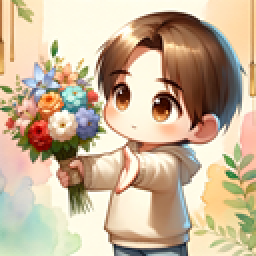
#> input picture ai_server/loading_imgs/img1.png, 128 x 128 px, found by its file name (shown 2 times larger)
$ python imgMergeTest.py
#> lines starting #> are read from the running program, lines starting #| are printed output that depends on the picture
#> further down, img1 is the input picture: PIL image 128x128 RGBA; mean R, G, B, A 200.8, 179.8, 152.7, 255
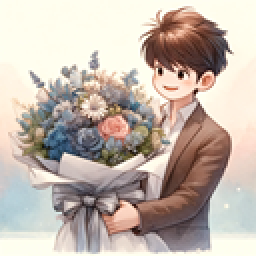
#> input picture ai_server/loading_imgs/img2.png, 128 x 128 px, found by its file name (shown 2 times larger)
#> further down, img2 is the input picture: PIL image 128x128 RGBA; mean R, G, B, A 194.2, 181.3, 171.4, 255
from PIL import Image

def merge_images_with_opacity(imageA, opacityA, imageB, opacityB):
    # 이미지A와 이미지B의 투명도를 0~255 범위로 조정
#> called with opacityA = 40, opacityB = 60
    alphaA = int(opacityA * 255 / 100)
    alphaB = int(opacityB * 255 / 100)

    # 이미지A와 이미지B를 RGBA 모드로 변환 (투명도 채널 추가)
    imageA = imageA.convert("RGBA")
    imageB = imageB.convert("RGBA")

    # 두 이미지의 크기가 다를 경우, 이미지B의 크기를 이미지A에 맞춤
    if imageA.size != imageB.size:
        imageB = imageB.resize(imageA.size)

    # 이미지A와 이미지B에 각각의 투명도 적용
    dataA = []
    for item in imageA.getdata():
        dataA.append(item[:3] + (int(item[3] * alphaA / 255),))
#> this loop made 16384 passes
#> item on passes 1 to 3: (181, 117, 65, 255), (245, 212, 169, 255), (255, 230, 187, 255)
#> after the loop, dataA = 16384 items, first 6: (181, 117, 65, 102), (245, 212, 169, 102), (255, 230, 187, 102), (254, 227, 183, 102), (255, 233, 192, 102), (209, 181, 128, 102)
    imageA.putdata(dataA)
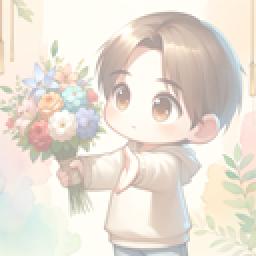
#> imageA: PIL image 128x128 RGBA (shown 2 times larger); mean R, G, B, A 200.8, 179.8, 152.7, 102; transparent parts drawn white

    dataB = []
    for item in imageB.getdata():
        dataB.append(item[:3] + (int(item[3] * alphaB / 255),))
#> this loop made 16384 passes
#> item on passes 1 to 3: (254, 254, 241, 255), (254, 255, 239, 255), (255, 254, 239, 255)
#> after the loop, dataB = 16384 items, first 6: (254, 254, 241, 153), (254, 255, 239, 153), (255, 254, 239, 153), (255, 254, 239, 153), (255, 254, 239, 153), (255, 254, 239, 153)
    imageB.putdata(dataB)
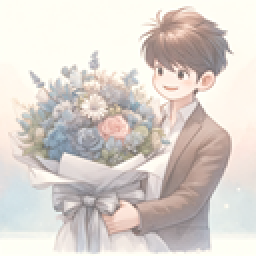
#> imageB: PIL image 128x128 RGBA (shown 2 times larger); mean R, G, B, A 194.2, 181.3, 171.4, 153; transparent parts drawn white

    # 두 이미지 합치기
    merged_image = Image.alpha_composite(imageA, imageB)
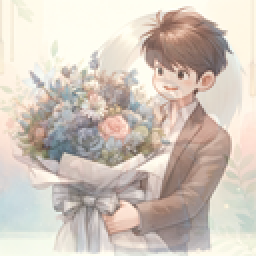
#> merged_image: PIL image 128x128 RGBA (shown 2 times larger); mean R, G, B, A 195.6, 181, 167.5, 194; transparent parts drawn white

    # 결과 이미지 반환
    return merged_image

img1 = loadImg = Image.open('./loading_imgs/img1.png')
img2 = Image.open('./loading_imgs/img2.png')

m_img = merge_images_with_opacity(img1, 40, img2, 60)
m_img.show()
